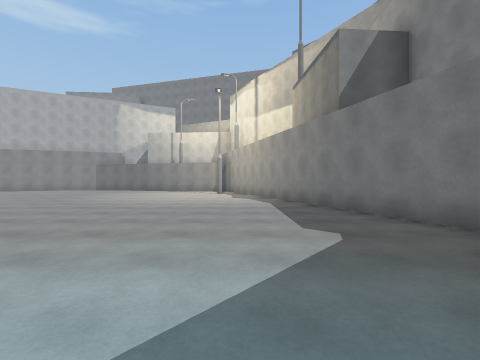
view 1 (above)

20 first-person views from a walk through a 3-D level made in the Unity game engine. The camera is 1.3 m above the floor, looks level and sees 85° across. The floor is counted in squares, 2 m on a side. Each view is taken from the middle of a square. On the plan, view 1 faces up. The plan holds only what a view shows up to about 9 squares ahead; the rest is blank. The place goes on beyond the plan. Surface patterns are stand-ins for the level's own textures.

view 2
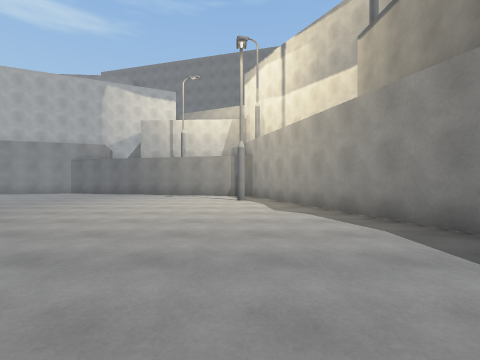

view 3
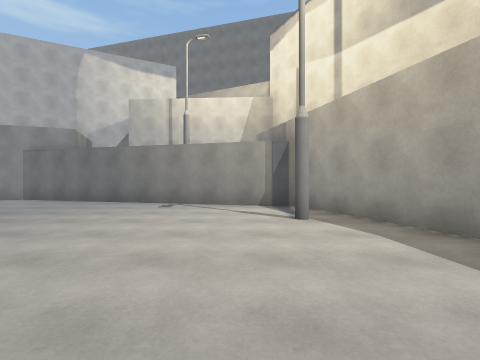

view 4
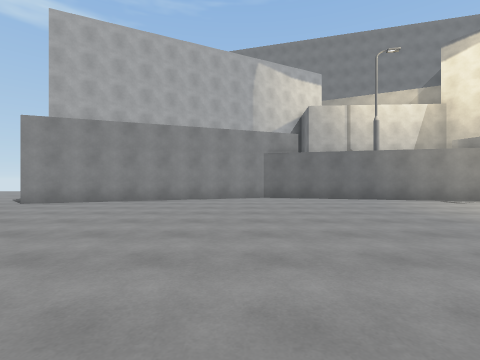

view 5
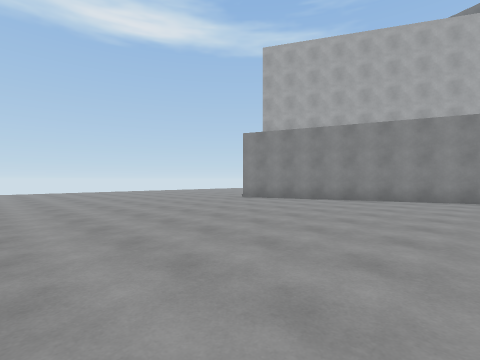

view 6
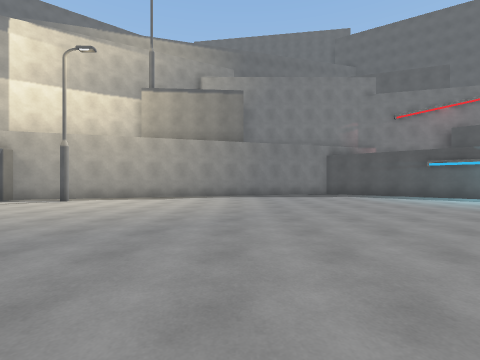

view 7
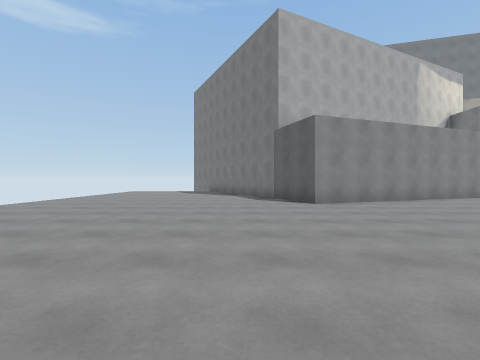

view 8
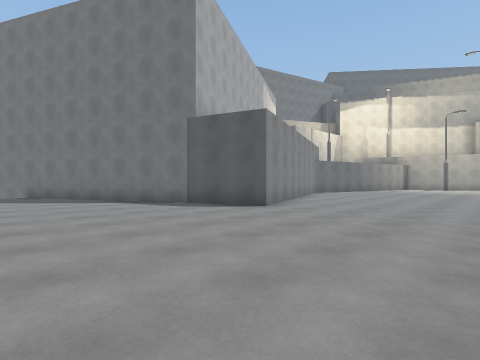

view 9
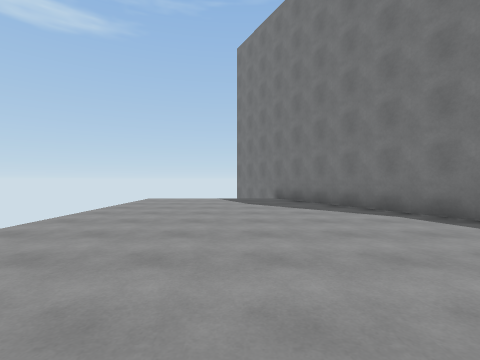

view 10
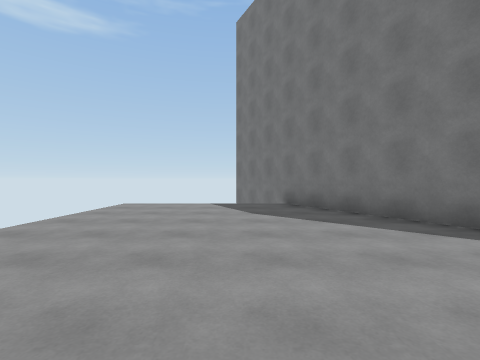

view 11
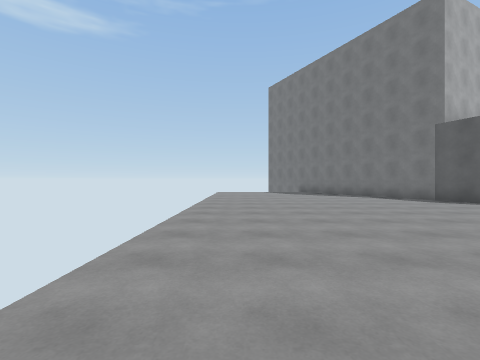

view 12
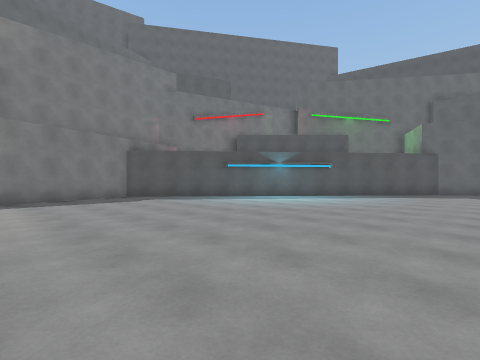

view 13
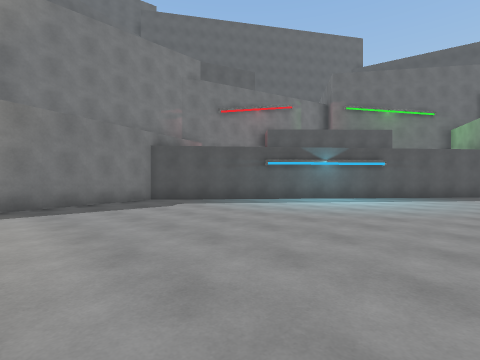

view 14
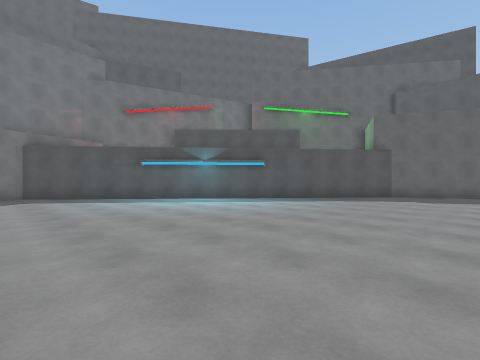

view 15
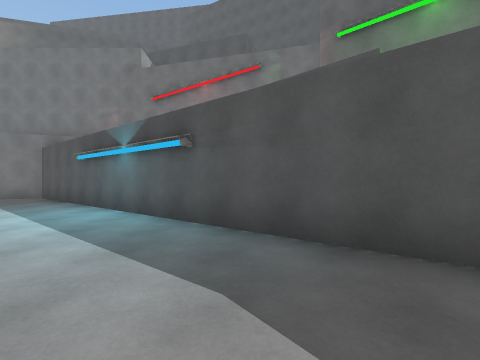

view 16
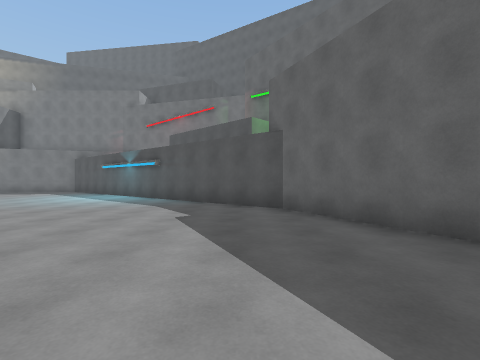

view 17
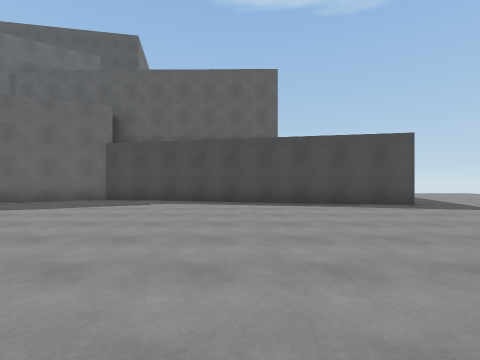

view 18
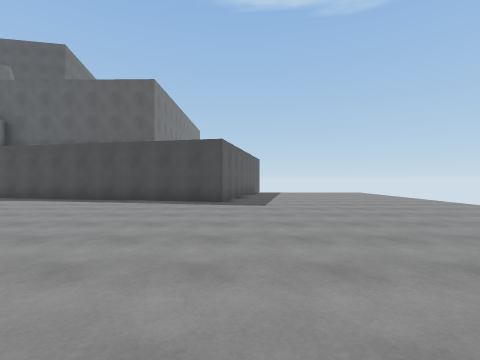

view 19
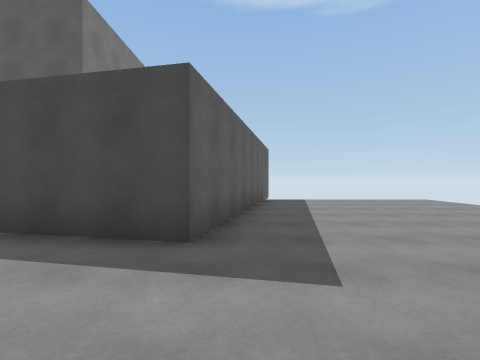

view 20
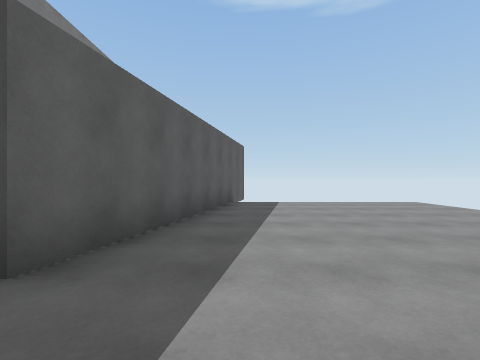

### Floor plan
Points are (right, up) in squares from view 1. A wall is a line through its corners. A room is listed if a view was taken in it or the views show most of it. See-through windows are left out.
Room 1 (views 1, 2, 3, 4, 5, 6, 7, 8, 9, 10, 11, 12, 13, 14, 15, 16, 17, 18, 19, 20)
walls: (-18.9, -13.4) (-17.5, -6.7) (-8.6, -8.6) (-5.1, -7) (3.2, 3) (-0.5, 14.4) (-9.1, 16.6) (-16, 14.1) (-16.8, 16.4) (-20.4, 23.5)

Where each view was taken, in squares from view 1:
view 1: 0 up, 0 right, facing up
view 2: 4 up, 1 left, facing up
view 3: 8 up, 2 left, facing up
view 4: 7 up, 10 left, facing up
view 5: 7 up, 9 left, facing up-left
view 6: 7 up, 9 left, facing right
view 7: 7 up, 18 left, facing up
view 8: 10 up, 21 left, facing up-right
view 9: 13 up, 21 left, facing up
view 10: 15 up, 21 left, facing up
view 11: 8 up, 23 left, facing up
view 12: 7 up, 7 left, facing down-right
view 13: 7 up, 5 left, facing down-right
view 14: 4 up, 8 left, facing down-right
view 15: 4 down, 6 left, facing right
view 16: 6 down, 11 left, facing right
view 17: 0 up, 13 left, facing down
view 18: 1 up, 18 left, facing down
view 19: 4 down, 18 left, facing down
view 20: 5 down, 19 left, facing down
